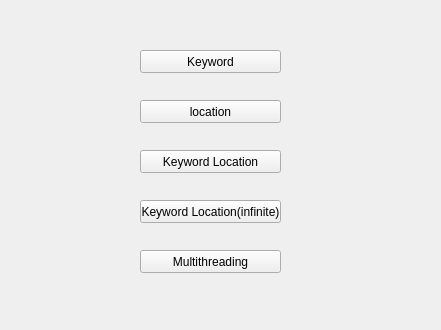
<?xml version="1.0" encoding="UTF-8"?>
<ui version="4.0">
 <class>Form</class>
 <widget class="QWidget" name="Form">
  <property name="geometry">
   <rect>
    <x>0</x>
    <y>0</y>
    <width>441</width>
    <height>330</height>
   </rect>
  </property>
  <property name="windowTitle">
   <string>Form</string>
  </property>
  <widget class="QPushButton" name="keyword">
   <property name="geometry">
    <rect>
     <x>140</x>
     <y>50</y>
     <width>141</width>
     <height>23</height>
    </rect>
   </property>
   <property name="text">
    <string>Keyword</string>
   </property>
  </widget>
  <widget class="QPushButton" name="location">
   <property name="geometry">
    <rect>
     <x>140</x>
     <y>100</y>
     <width>141</width>
     <height>23</height>
    </rect>
   </property>
   <property name="text">
    <string>location</string>
   </property>
  </widget>
  <widget class="QPushButton" name="keyloc">
   <property name="geometry">
    <rect>
     <x>140</x>
     <y>150</y>
     <width>141</width>
     <height>23</height>
    </rect>
   </property>
   <property name="text">
    <string>Keyword Location</string>
   </property>
  </widget>
  <widget class="QPushButton" name="keyloc1">
   <property name="geometry">
    <rect>
     <x>140</x>
     <y>200</y>
     <width>141</width>
     <height>23</height>
    </rect>
   </property>
   <property name="text">
    <string>Keyword Location(infinite)</string>
   </property>
  </widget>
  <widget class="QPushButton" name="multithread">
   <property name="geometry">
    <rect>
     <x>140</x>
     <y>250</y>
     <width>141</width>
     <height>23</height>
    </rect>
   </property>
   <property name="text">
    <string>Multithreading</string>
   </property>
  </widget>
 </widget>
 <resources/>
 <connections/>
</ui>
